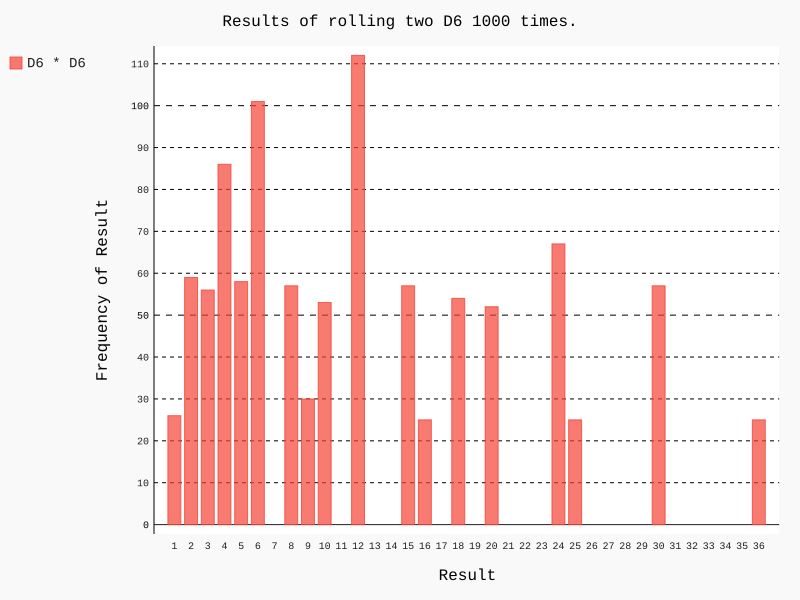

Write Python code to recreate this figure.
import pygal

from die import Die

# Create a D6.
die_1 = Die()
die_2 = Die()

# Make some rolls, and store results to a list.

results = [(die_1.roll() * die_2.roll()) for roll_num in range(1000)]

# Analyze the results
max_result = die_1.num_sides * die_2.num_sides
frequencies = [results.count(value) for value in range(1, max_result+1)]

hist = pygal.Bar()

hist.title = "Results of rolling two D6 1000 times."
hist.x_labels = [x for x in range(1, max_result+1)]

hist.x_title = "Result"
hist.y_title = "Frequency of Result"

hist.add("D6 * D6", frequencies)
hist.render_to_file('Desktop/dice_multiply.svg')
